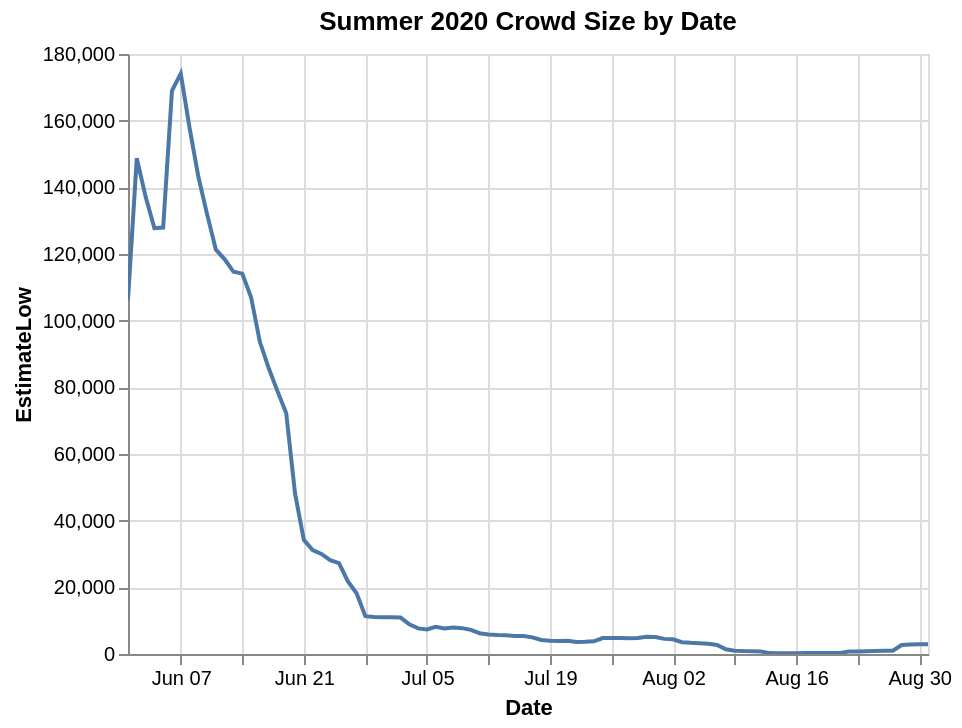

The specification (Vega-Lite) saved for this image:
### Vega-Lite specification from a JSON file in a GitHub repository (floating-point values rounded to 4 significant figures)
{"config": {"view": {"continuousWidth": 400, "continuousHeight": 300}}, "data": {"name": "data-dd195493fcee7c6bfbc26daf732ec434"}, "mark": "line", "encoding": {"tooltip": [{"type": "temporal", "field": "Date"}, {"type": "quantitative", "field": "EstimateLow"}], "x": {"type": "temporal", "field": "Date"}, "y": {"type": "quantitative", "field": "EstimateLow"}}, "selection": {"selector002": {"type": "interval", "bind": "scales", "encodings": ["x", "y"]}}, "title": "Summer 2020 Crowd Size by Date", "$schema": "https://vega.github.io/schema/vega-lite/v4.8.1.json", "datasets": {"data-dd195493fcee7c6bfbc26daf732ec434": [{"Date": "2020-06-01T00:00:00", "EstimateLow": 106300.0}, {"Date": "2020-06-02T00:00:00", "EstimateLow": 148700.0}, {"Date": "2020-06-03T00:00:00", "EstimateLow": 137200.0}, {"Date": "2020-06-04T00:00:00", "EstimateLow": 127800.0}, {"Date": "2020-06-05T00:00:00", "EstimateLow": 127900.0}, {"Date": "2020-06-06T00:00:00", "EstimateLow": 169000.0}, {"Date": "2020-06-07T00:00:00", "EstimateLow": 174100.0}, {"Date": "2020-06-08T00:00:00", "EstimateLow": 157900.0}, {"Date": "2020-06-09T00:00:00", "EstimateLow": 143200.0}, {"Date": "2020-06-10T00:00:00", "EstimateLow": 131900.0}, {"Date": "2020-06-11T00:00:00", "EstimateLow": 121300.0}, {"Date": "2020-06-12T00:00:00", "EstimateLow": 118400.0}, {"Date": "2020-06-13T00:00:00", "EstimateLow": 114700.0}, {"Date": "2020-06-14T00:00:00", "EstimateLow": 114100.0}, {"Date": "2020-06-15T00:00:00", "EstimateLow": 107000.0}, {"Date": "2020-06-16T00:00:00", "EstimateLow": 93660.0}, {"Date": "2020-06-17T00:00:00", "EstimateLow": 85780.0}, {"Date": "2020-06-18T00:00:00", "EstimateLow": 78870.0}, {"Date": "2020-06-19T00:00:00", "EstimateLow": 72240.0}, {"Date": "2020-06-20T00:00:00", "EstimateLow": 48190.0}, {"Date": "2020-06-21T00:00:00", "EstimateLow": 34240.0}, {"Date": "2020-06-22T00:00:00", "EstimateLow": 31180.0}, {"Date": "2020-06-23T00:00:00", "EstimateLow": 30000.0}, {"Date": "2020-06-24T00:00:00", "EstimateLow": 28130.0}, {"Date": "2020-06-25T00:00:00", "EstimateLow": 27280.0}, {"Date": "2020-06-26T00:00:00", "EstimateLow": 21850.0}, {"Date": "2020-06-27T00:00:00", "EstimateLow": 18240.0}, {"Date": "2020-06-28T00:00:00", "EstimateLow": 11360.0}, {"Date": "2020-06-29T00:00:00", "EstimateLow": 11130.0}, {"Date": "2020-06-30T00:00:00", "EstimateLow": 11010.0}, {"Date": "2020-07-01T00:00:00", "EstimateLow": 11020.0}, {"Date": "2020-07-02T00:00:00", "EstimateLow": 10940.0}, {"Date": "2020-07-03T00:00:00", "EstimateLow": 8914.0}, {"Date": "2020-07-04T00:00:00", "EstimateLow": 7678.0}, {"Date": "2020-07-05T00:00:00", "EstimateLow": 7342.0}, {"Date": "2020-07-06T00:00:00", "EstimateLow": 8140.0}, {"Date": "2020-07-07T00:00:00", "EstimateLow": 7644.0}, {"Date": "2020-07-08T00:00:00", "EstimateLow": 7930.0}, {"Date": "2020-07-09T00:00:00", "EstimateLow": 7752.0}, {"Date": "2020-07-10T00:00:00", "EstimateLow": 7244.0}, {"Date": "2020-07-11T00:00:00", "EstimateLow": 6246.0}, {"Date": "2020-07-12T00:00:00", "EstimateLow": 5881.0}, {"Date": "2020-07-13T00:00:00", "EstimateLow": 5720.0}, {"Date": "2020-07-14T00:00:00", "EstimateLow": 5628.0}, {"Date": "2020-07-15T00:00:00", "EstimateLow": 5437.0}, {"Date": "2020-07-16T00:00:00", "EstimateLow": 5382.0}, {"Date": "2020-07-17T00:00:00", "EstimateLow": 4999.0}, {"Date": "2020-07-18T00:00:00", "EstimateLow": 4189.0}, {"Date": "2020-07-19T00:00:00", "EstimateLow": 3989.0}, {"Date": "2020-07-20T00:00:00", "EstimateLow": 3935.0}, {"Date": "2020-07-21T00:00:00", "EstimateLow": 3958.0}, {"Date": "2020-07-22T00:00:00", "EstimateLow": 3578.0}, {"Date": "2020-07-23T00:00:00", "EstimateLow": 3646.0}, {"Date": "2020-07-24T00:00:00", "EstimateLow": 3805.0}, {"Date": "2020-07-25T00:00:00", "EstimateLow": 4769.0}, {"Date": "2020-07-26T00:00:00", "EstimateLow": 4809.0}, {"Date": "2020-07-27T00:00:00", "EstimateLow": 4791.0}, {"Date": "2020-07-28T00:00:00", "EstimateLow": 4749.0}, {"Date": "2020-07-29T00:00:00", "EstimateLow": 4775.0}, {"Date": "2020-07-30T00:00:00", "EstimateLow": 5198.0}, {"Date": "2020-07-31T00:00:00", "EstimateLow": 5069.0}, {"Date": "2020-08-01T00:00:00", "EstimateLow": 4536.0}, {"Date": "2020-08-02T00:00:00", "EstimateLow": 4403.0}, {"Date": "2020-08-03T00:00:00", "EstimateLow": 3552.0}, {"Date": "2020-08-04T00:00:00", "EstimateLow": 3344.0}, {"Date": "2020-08-05T00:00:00", "EstimateLow": 3224.0}, {"Date": "2020-08-06T00:00:00", "EstimateLow": 3086.0}, {"Date": "2020-08-07T00:00:00", "EstimateLow": 2731.0}, {"Date": "2020-08-08T00:00:00", "EstimateLow": 1402.0}, {"Date": "2020-08-09T00:00:00", "EstimateLow": 989.1}, {"Date": "2020-08-10T00:00:00", "EstimateLow": 884.0}, {"Date": "2020-08-11T00:00:00", "EstimateLow": 846.9}, {"Date": "2020-08-12T00:00:00", "EstimateLow": 728.1}, {"Date": "2020-08-13T00:00:00", "EstimateLow": 265.7}, {"Date": "2020-08-14T00:00:00", "EstimateLow": 254.9}, {"Date": "2020-08-15T00:00:00", "EstimateLow": 245.1}, {"Date": "2020-08-16T00:00:00", "EstimateLow": 225.0}, {"Date": "2020-08-17T00:00:00", "EstimateLow": 278.1}, {"Date": "2020-08-18T00:00:00", "EstimateLow": 278.1}, {"Date": "2020-08-19T00:00:00", "EstimateLow": 282.4}, {"Date": "2020-08-20T00:00:00", "EstimateLow": 277.5}, {"Date": "2020-08-21T00:00:00", "EstimateLow": 328.8}, {"Date": "2020-08-22T00:00:00", "EstimateLow": 760.4}, {"Date": "2020-08-23T00:00:00", "EstimateLow": 730.8}, {"Date": "2020-08-24T00:00:00", "EstimateLow": 826.6}, {"Date": "2020-08-25T00:00:00", "EstimateLow": 893.5}, {"Date": "2020-08-26T00:00:00", "EstimateLow": 947.9}, {"Date": "2020-08-27T00:00:00", "EstimateLow": 968.6}, {"Date": "2020-08-28T00:00:00", "EstimateLow": 2683.0}, {"Date": "2020-08-29T00:00:00", "EstimateLow": 2842.0}, {"Date": "2020-08-30T00:00:00", "EstimateLow": 2891.0}, {"Date": "2020-08-31T00:00:00", "EstimateLow": 2921.0}]}}
